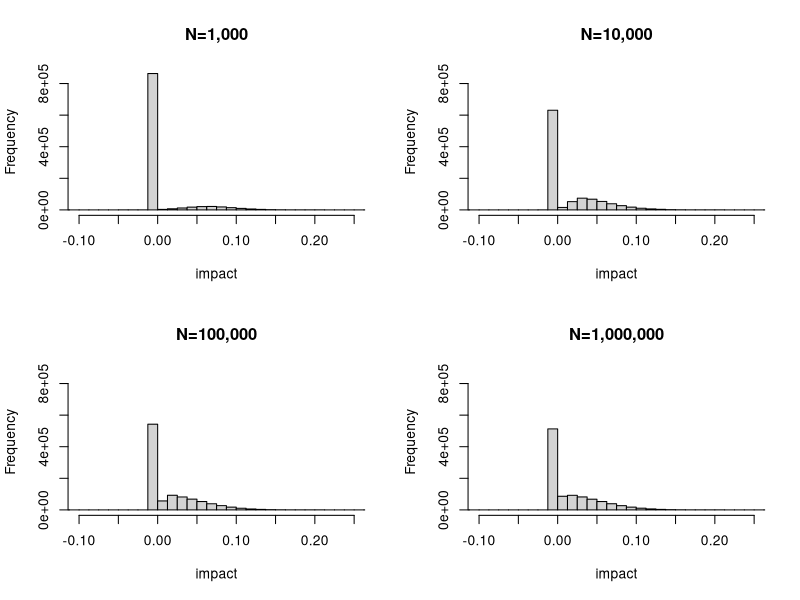
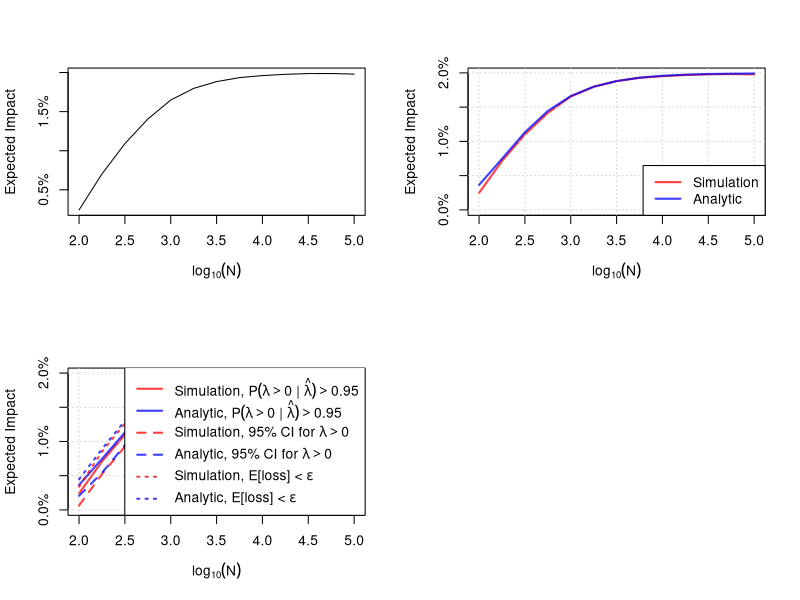

Source code (R) for these figures, in order:
## ---- chunk 1

# =============================================================================
# Decision Rule 1: Ship if P(lift > 0 | data) > cutoff
# =============================================================================

sim_decisions <- function(n = 5000,
                          cutoff = 0.95,
                          prior_mean = 0,
                          prior_sd = 0.05,
                          control_mean = 2.0,
                          prob_treatment = 0.5,
                          nsims = 100000) {

  # --- 1. Standard Errors ---
  sigma <- 0.5
  se_c <- sigma / sqrt(n * (1 - prob_treatment))
  se_t <- sigma / sqrt(n * prob_treatment)

  # --- 2. Simulate Data ---
  true_lift <- rnorm(nsims, prior_mean, prior_sd)
  control   <- rnorm(nsims, control_mean, se_c)
  treatment <- rnorm(nsims, control_mean * (1 + true_lift), se_t)

  # --- 3. Posterior ---
  estimated_lift    <- (treatment / control) - 1
  estimated_lift_se <- sqrt(se_t^2 / control^2 + se_c^2 * treatment^2 / control^4)

  V <- 1 / (1 / estimated_lift_se^2 + 1 / prior_sd^2)
  M <- V * (estimated_lift / estimated_lift_se^2 + prior_mean / prior_sd^2)
  S <- sqrt(V)

  # --- 4. Decision Rule ---
  # Ship if P(lift > 0 | data) > cutoff
  prob_positive <- pnorm(0, mean = M, sd = S, lower.tail = FALSE)
  impact <- ifelse(prob_positive > cutoff, true_lift, 0)

  mean(impact)
}

analytic_decisions <- function(n = 5000,
                               cutoff = 0.95,
                               prior_mean = 0,
                               prior_sd = 0.05,
                               control_mean = 2.0,
                               prob_treatment = 0.5) {

  # --- 1. Standard Errors ---
  sigma <- 0.5
  se_c <- sigma / sqrt(n * (1 - prob_treatment))
  se_t <- sigma / sqrt(n * prob_treatment)

  # SE of lift via delta method (at mu_t = mu_c)
  se_lift <- sqrt((se_t^2 + se_c^2) / control_mean^2)

  # --- 2. Critical Hurdle ---
  # Minimum observed lift to satisfy P(lift > 0 | data) > cutoff
  z_c <- qnorm(cutoff)
  post_sd_inv <- sqrt(1 / prior_sd^2 + 1 / se_lift^2)
  lambda_crit <- z_c * se_lift^2 * post_sd_inv

  # --- 3. Expected Impact ---
  # E[impact] = integral of delta * P(ship | delta) * prior(delta)
  integrand <- function(delta) {
    prob_ship <- 1 - pnorm(lambda_crit, mean = delta, sd = se_lift)
    delta * prob_ship * dnorm(delta, prior_mean, prior_sd)
  }

  integrate(integrand, lower = -Inf, upper = Inf)$value
}

# =============================================================================
# Decision Rule 2: Ship if lower 95% credible interval > 0
# =============================================================================

sim_decisions_ci <- function(n = 5000,
                             ci_level = 0.95,
                             prior_mean = 0,
                             prior_sd = 0.05,
                             control_mean = 2.0,
                             prob_treatment = 0.5,
                             nsims = 100000) {

  # --- 1. Standard Errors ---
  sigma <- 0.5
  se_c <- sigma / sqrt(n * (1 - prob_treatment))
  se_t <- sigma / sqrt(n * prob_treatment)

  # --- 2. Simulate Data ---
  true_lift <- rnorm(nsims, prior_mean, prior_sd)
  control   <- rnorm(nsims, control_mean, se_c)
  treatment <- rnorm(nsims, control_mean * (1 + true_lift), se_t)

  # --- 3. Posterior ---
  estimated_lift    <- (treatment / control) - 1
  estimated_lift_se <- sqrt(se_t^2 / control^2 + se_c^2 * treatment^2 / control^4)

  V <- 1 / (1 / estimated_lift_se^2 + 1 / prior_sd^2)
  M <- V * (estimated_lift / estimated_lift_se^2 + prior_mean / prior_sd^2)
  S <- sqrt(V)

  # --- 4. Decision Rule ---
  # Ship if lower bound of 95% credible interval > 0
  lower_ci <- qnorm((1 - ci_level) / 2, mean = M, sd = S)
  impact <- ifelse(lower_ci > 0, true_lift, 0)

  mean(impact)
}

analytic_decisions_ci <- function(n = 5000,
                                  ci_level = 0.95,
                                  prior_mean = 0,
                                  prior_sd = 0.05,
                                  control_mean = 2.0,
                                  prob_treatment = 0.5) {

  # --- 1. Standard Errors ---
  sigma <- 0.5
  se_c <- sigma / sqrt(n * (1 - prob_treatment))
  se_t <- sigma / sqrt(n * prob_treatment)

  # SE of lift via delta method (at mu_t = mu_c)
  se_lift <- sqrt((se_t^2 + se_c^2) / control_mean^2)

  # --- 2. Critical Hurdle ---
  # Minimum observed lift so that lower bound of CI > 0
  z_ci <- qnorm((1 + ci_level) / 2)
  post_sd_inv <- sqrt(1 / prior_sd^2 + 1 / se_lift^2)
  lambda_crit <- z_ci * se_lift^2 * post_sd_inv

  # --- 3. Expected Impact ---
  # E[impact] = integral of delta * P(ship | delta) * prior(delta)
  integrand <- function(delta) {
    prob_ship <- 1 - pnorm(lambda_crit, mean = delta, sd = se_lift)
    delta * prob_ship * dnorm(delta, prior_mean, prior_sd)
  }

  integrate(integrand, lower = -Inf, upper = Inf)$value
}

# =============================================================================
# Decision Rule 3: Ship if expected loss < epsilon
# =============================================================================

sim_decisions_loss <- function(n = 5000,
                               epsilon = 0.001,
                               prior_mean = 0,
                               prior_sd = 0.05,
                               control_mean = 2.0,
                               prob_treatment = 0.5,
                               nsims = 100000) {

  # --- 1. Standard Errors ---
  sigma <- 0.5
  se_c <- sigma / sqrt(n * (1 - prob_treatment))
  se_t <- sigma / sqrt(n * prob_treatment)

  # --- 2. Simulate Data ---
  true_lift <- rnorm(nsims, prior_mean, prior_sd)
  control   <- rnorm(nsims, control_mean, se_c)
  treatment <- rnorm(nsims, control_mean * (1 + true_lift), se_t)

  # --- 3. Posterior ---
  estimated_lift    <- (treatment / control) - 1
  estimated_lift_se <- sqrt(se_t^2 / control^2 + se_c^2 * treatment^2 / control^4)

  V <- 1 / (1 / estimated_lift_se^2 + 1 / prior_sd^2)
  M <- V * (estimated_lift / estimated_lift_se^2 + prior_mean / prior_sd^2)
  S <- sqrt(V)

  # --- 4. Decision Rule ---
  # Ship if E[max(-lambda, 0) | data] < epsilon
  # Expected loss = S * dnorm(M/S) - M * pnorm(-M/S)
  expected_loss <- S * dnorm(M / S) - M * pnorm(-M / S)
  impact <- ifelse(expected_loss < epsilon, true_lift, 0)

  mean(impact)
}

analytic_decisions_loss <- function(n = 5000,
                                    epsilon = 0.001,
                                    prior_mean = 0,
                                    prior_sd = 0.05,
                                    control_mean = 2.0,
                                    prob_treatment = 0.5) {

  # --- 1. Standard Errors ---
  sigma <- 0.5
  se_c <- sigma / sqrt(n * (1 - prob_treatment))
  se_t <- sigma / sqrt(n * prob_treatment)

  # SE of lift via delta method (at mu_t = mu_c)
  se_lift <- sqrt((se_t^2 + se_c^2) / control_mean^2)

  # --- 2. Critical Hurdle ---
  # Posterior variance (does not depend on observed data)
  V <- 1 / (1 / se_lift^2 + 1 / prior_sd^2)
  S <- sqrt(V)

  # Find M* where expected loss = epsilon via root-finding
  # L(M) = S * dnorm(M/S) - M * pnorm(-M/S) is strictly decreasing in M
  loss_fn <- function(M_val) {
    S * dnorm(M_val / S) - M_val * pnorm(-M_val / S) - epsilon
  }
  M_star <- uniroot(loss_fn, lower = -5 * S, upper = 5 * S)$root

  # Back out lambda_crit from M*
  lambda_crit <- (M_star / V - prior_mean / prior_sd^2) * se_lift^2

  # --- 3. Expected Impact ---
  # E[impact] = integral of delta * P(ship | delta) * prior(delta)
  integrand <- function(delta) {
    prob_ship <- 1 - pnorm(lambda_crit, mean = delta, sd = se_lift)
    delta * prob_ship * dnorm(delta, prior_mean, prior_sd)
  }

  integrate(integrand, lower = -Inf, upper = Inf)$value
}

## ---- chunk 2
#| echo: false
#| fig-cap: "Distribution of shipped lifts under the probability to beat control decision rule ($c = 0.95$) for increasing sample sizes. Prior is $\\operatorname{Normal}(0, 0.05^2)$, $\\sigma = 0.5$, and equal allocation ($p = 0.5$). At small $N$, most simulations result in no-ship (the spike at 0). As $N$ grows, the posterior tightens and more true positives are shipped."

sigma <- 0.5
prob_treatment <- 0.5
prior_mean <- 0
prior_sd <- 0.05
control_mean <- 1
nsims <- 1e6
cutoff <- 0.95

brks <- seq(-0.2, 0.3, 0.0125)
sample_sizes <- c(1000, 10000, 100000, 1000000)

# First pass: compute all histograms to find shared y-axis
hists <- lapply(sample_sizes, function(n) {
  se_c <- sigma / sqrt(n * (1 - prob_treatment))
  se_t <- sigma / sqrt(n * prob_treatment)

  true_lift <- rnorm(nsims, prior_mean, prior_sd)
  control   <- rnorm(nsims, control_mean, se_c)
  treatment <- rnorm(nsims, control_mean * (1 + true_lift), se_t)

  estimated_lift    <- (treatment / control) - 1
  estimated_lift_se <- sqrt(se_t^2 / control^2 + se_c^2 * treatment^2 / control^4)

  V <- 1 / (1 / estimated_lift_se^2 + 1 / prior_sd^2)
  M <- V * (estimated_lift / estimated_lift_se^2 + prior_mean / prior_sd^2)
  S <- sqrt(V)

  prob_positive <- pnorm(0, mean = M, sd = S, lower.tail = FALSE)
  impact <- ifelse(prob_positive > cutoff, true_lift, 0)
  hist(impact, breaks = brks, plot = FALSE)
})

ymax <- max(sapply(hists, \(h) max(h$counts)))

# Second pass: plot with shared y-axis
par(mfrow = c(2, 2))
for (i in seq_along(sample_sizes)) {
  plot(hists[[i]], xlim = c(-0.1, 0.25), ylim = c(0, ymax),
       main = stringr::str_c("N=", scales::comma(sample_sizes[i])),
       xlab = "impact", ylab = "Frequency")
}
## ---- chunk 3
#| fig-cap: "Average impact to the product as a function of sample size under the probability to beat control rule ($c = 0.95$). The curve flattens as $N$ grows, reflecting diminishing returns from longer experiments. The loess-smoothed curve is based on 100,000 simulations at each sample size."
lns <- seq(2, 5, 0.25)
ns <- 10^lns
sim_prob <- sapply(ns, \(x) sim_decisions(n = x))
smoothed_sim_prob <- loess(sim_prob ~ lns)

plot(lns, predict(smoothed_sim_prob), yaxt='n', xlab=expression(log[10](N)), ylab='Expected Impact', type='l')
axis(2, at = axTicks(2), labels = scales::percent(axTicks(2)))
## ---- chunk 4
#| fig-cap: "Simulated vs analytic expected impact for the probability to beat control rule ($c = 0.95$). The close agreement confirms the analytic solution is a good approximation, at least under the proposed parameters. Prior is $\\operatorname{Normal}(0, 0.05^2)$, $\\sigma = 0.5$, and equal allocation ($p = 0.5$)."
lns <- seq(2, 5, 0.25)
ns <- 10^lns

sim_prob      <- sapply(ns, \(x) sim_decisions(n = x))
analytic_prob <- sapply(ns, \(x) analytic_decisions(n = x))
f_prob <- loess(sim_prob ~ lns)

col_sim <- rgb(1, 0, 0, 0.75)
col_ana <- rgb(0, 0, 1, 0.75)

plot(lns, predict(f_prob), type = 'l', col = col_sim, lwd = 2,
     xlab = expression(log[10](N)), ylab = 'Expected Impact', yaxt = 'n',
     ylim = range(0, analytic_prob))
axis(2, at = axTicks(2), labels = scales::percent(axTicks(2)))
grid()
lines(lns, analytic_prob, col = col_ana, lwd = 2)
legend('bottomright',
       legend = c('Simulation', 'Analytic'),
       col = c(col_sim, col_ana), lwd = 2)
## ---- chunk 5
#| fig-cap: "Simulated (red) and analytic (blue) expected impact curves for three decision rules: probability to beat control (solid, $c = 0.95$), 95% credible interval excluding zero (dashed), and expected loss (dotted, $\\epsilon = 0.001$). The expected loss rule is the most permissive, shipping more often and yielding higher average impact at each sample size."
lns <- seq(2, 5, 0.25)
ns <- 10^lns

# Compute all 6 expected impact curves
sim_prob      <- sapply(ns, \(x) sim_decisions(n = x))
analytic_prob <- sapply(ns, \(x) analytic_decisions(n = x))
sim_ci        <- sapply(ns, \(x) sim_decisions_ci(n = x))
analytic_ci   <- sapply(ns, \(x) analytic_decisions_ci(n = x))
sim_loss      <- sapply(ns, \(x) sim_decisions_loss(n = x))
analytic_loss <- sapply(ns, \(x) analytic_decisions_loss(n = x))

# Smooth simulation curves
f_prob <- loess(sim_prob ~ lns)
f_ci   <- loess(sim_ci ~ lns)
f_loss <- loess(sim_loss ~ lns)

# Colors: red = simulation, blue = analytic
# Linetype: solid = P(lift>0) rule, dashed = CI rule, dotted = expected loss
col_sim <- rgb(1, 0, 0, 0.75)
col_ana <- rgb(0, 0, 1, 0.75)

ylim <- range(0, analytic_prob, analytic_ci, analytic_loss)

plot(lns, predict(f_prob), type = 'l', col = col_sim, lwd = 2, lty = 1,
     xlab = expression(log[10](N)), ylab = 'Expected Impact', yaxt = 'n', ylim = ylim)
axis(2, at = axTicks(2), labels = scales::percent(axTicks(2)))
grid()
lines(lns, analytic_prob, col = col_ana, lwd = 2, lty = 1)
lines(lns, predict(f_ci),  col = col_sim, lwd = 2, lty = 2)
lines(lns, analytic_ci,    col = col_ana, lwd = 2, lty = 2)
lines(lns, predict(f_loss), col = col_sim, lwd = 2, lty = 3)
lines(lns, analytic_loss,   col = col_ana, lwd = 2, lty = 3)
legend('bottomright',
       legend = c(expression("Simulation, " * P(lambda > 0 ~ "|" ~ hat(lambda)) > 0.95),
                  expression("Analytic, " * P(lambda > 0 ~ "|" ~ hat(lambda)) > 0.95),
                  expression("Simulation, 95% CI for " * lambda > 0),
                  expression("Analytic, 95% CI for " * lambda > 0),
                  expression("Simulation, E[loss] < " * epsilon),
                  expression("Analytic, E[loss] < " * epsilon)),
       col = c(col_sim, col_ana, col_sim, col_ana, col_sim, col_ana),
       lty = c(1, 1, 2, 2, 3, 3), lwd = 2)
